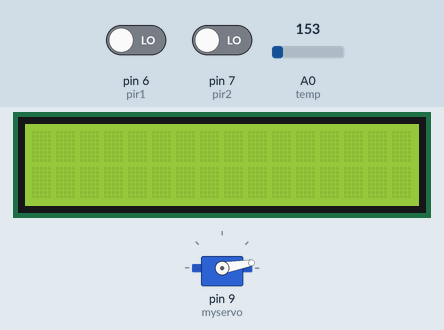
Recording of a sketch running on a simulated Arduino Uno, built with avr-gcc and run on an emulated ATmega328P. Parts: servo, 16×2 character LCD. The inputs (shaded band) are chosen by the test bench; at power-on: pin 6 (pir1) LOW, pin 7 (pir2) LOW, A0 (temp) = 153. What the sketch prints to the serial monitor is not drawn.

Above: at 1.2 s.
1.3 s: pin 6 (pir1) driven HIGH
At 3.19 s:
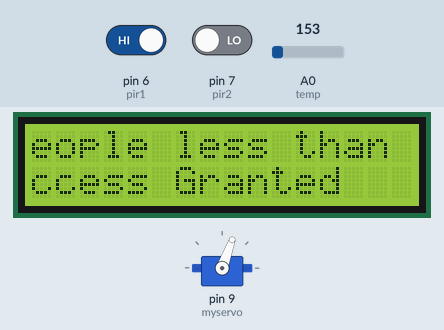
5.3 s: pin 7 (pir2) driven HIGH
At 10.0 s:
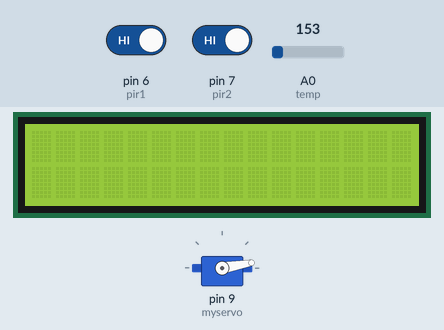
10.3 s: pin 6 (pir1) driven LOW
At 11.6 s:
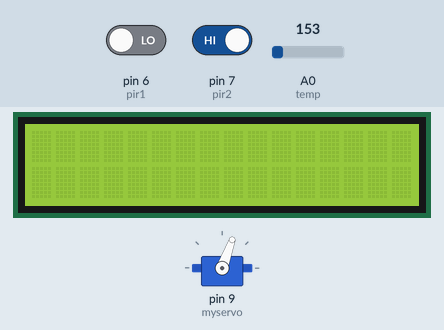
14.2 s: pin 6 (pir1) driven HIGH
At 14.6 s:
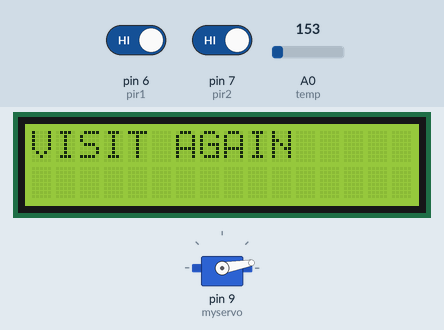
18.1 s: pin 7 (pir2) driven LOW
At 20.18 s:
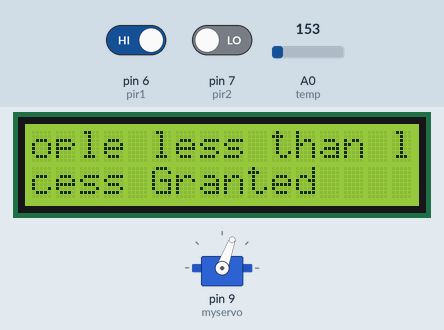
Timing chart, 0 to 21.7 s (numbered marks = the images above; inputs shaded):
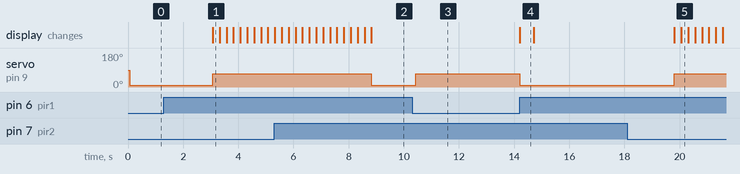

The sketch:

tinkercad_final.ino
```cpp
// C++ code
//
#include <Servo.h>
#include <LiquidCrystal.h>
Servo myservo;
//int led=6;
int pir1=6;
int pir2=7;
int count=0;
int temp = A0;
int val1=0;
int val2=0;
double temc;
LiquidCrystal lcd(12, 11, 5, 4, 3, 2);
void setup()
{
 pinMode(pir1,INPUT);
  pinMode(pir2,INPUT);
  //pinMode(led,OUTPUT);
  myservo.attach(9);
  Serial.begin(9600);
  lcd.begin(16, 2);
}

void loop()
{

  val1 = digitalRead(pir1);
  if((val1==HIGH)&&(val2==LOW))

  {

    Serial.println("value of PIR 1--------" + String(val1));
    Serial.println("Count-----" + String(count));
    if (count < 3) {
     temc=calctemp();
      if(checktemp(temc)){
        myservo.write(70);
        lcd.println("People less than limit.Body temp ok");
        lcd.setCursor(0,1);

        lcd.println("Access Granted");
        for (int positionCounter = 0; positionCounter < 23; positionCounter++) {
    // scroll one position left:
    lcd.scrollDisplayLeft();
    // wait a bit:
    delay(250);
  }

        Serial.println("Access granted people less than 10");
        //digitalWrite(led, HIGH);

        start:
        val2 = digitalRead(pir2);
        if (val2 == HIGH) {
          Serial.println("Value of PIR 2-----" + String(val2));
          //digitalWrite(led, LOW);
          myservo.write(10);
                  count++;
          //lcd.setCursor(0,1);
          lcd.clear();
        //lcd.println("ACCESS GRANTED!!");
          delay(500);
          lcd.clear();

          Serial.println("Count-----" + String(count));
                delay(100);
            }
      else {
      goto start;
        }
      }
      else{
      Serial.println("Access denied get checked");
      lcd.println("BODY TEMP ABOVE NORMAL!!");
        for (int positionCounter = 0; positionCounter < 23; positionCounter++) {
    // scroll one position left:
    lcd.scrollDisplayLeft();
    // wait a bit:
    delay(250);
  }
      //delay(1000);
          lcd.clear();
      lcd.println("ACCESS DENIED");
      delay(1000);
          lcd.clear();
      myservo.write(10);
      }

    }

          else{
            temc=calctemp();
            if(checktemp(temc)){
        Serial.println("Access Denied people more than 10");
            lcd.print("MAX LIMIT REACHED");
            for (int positionCounter = 0; positionCounter < 20; positionCounter++) {
    // scroll one position left:
    lcd.scrollDisplayLeft();
    // wait a bit:
    delay(250);
  }
            //delay(1500);
          lcd.clear();
            }
            else{
            Serial.println("Access denied get checked");
      lcd.println("BODY TEMP ABOVE NORMAL!!");
        for (int positionCounter = 0; positionCounter < 23; positionCounter++) {
    // scroll one position left:
    lcd.scrollDisplayLeft();
    // wait a bit:
    delay(250);
  }
              lcd.clear();

            }

     }


  }


    val2 = digitalRead(pir2);
    if((val1==LOW)&&(val2==HIGH)){
    Serial.println("value of PIR 2--------" + String(val1));
    Serial.println("Count-----" + String(count));
    //digitalWrite(led, HIGH);
      myservo.write(70);
      start2:
      val1 = digitalRead(pir1);
      if (val1 == HIGH) {
        Serial.println("Value of PIR 1-----" + String(val1));
        //digitalWrite(led, LOW);
        myservo.write(10);
                count--;
        lcd.println("VISIT AGAIN");
        delay(500);
         lcd.clear();
        Serial.println("Count-----" + String(count));
              delay(100);
      }
          else {
    goto start2;
      }
      delay(2000);
    }

    if((val1==LOW)&&(val2==LOW)){
    //digitalWrite(led,LOW);
    myservo.write(10);
    delay(2000);

  }

  delay(1000);
}

double calctemp()
{
  double analogReading=analogRead(temp);
   // converting that reading to voltage
  double temv= analogReading *0.0049;   //  5v/1024
   //converting from 10 mv per degree with 500 mV offset
   //to degrees ((voltage -
  double temc= (temv - 0.5) *100.0;
  Serial.println(" degree C " + String(temc));
  return temc;
}


bool checktemp(double temc){
 if (temc <= 37) return true;

 else return false;


}
```

Measured:
- after the input at 1.3 s, servo on pin 9 (myservo): 10° → 70° after 1.8 s; the display: changes after 1.8 s (image 1)
- after the input at 5.3 s, servo on pin 9 (myservo): 70° → 10° after 3.5 s; the display: first differs from a run without the input after 3.5 s (image 2)
- after the input at 10.3 s, servo on pin 9 (myservo): 10° → 70° after 0.13 s
- after the input at 14.2 s, servo on pin 9 (myservo): 70° → 10° at once; the display: changes at once (image 4)
- after the input at 18.1 s, servo on pin 9 (myservo): 10° → 70° after 1.7 s; the display: first changes after 1.7 s (image 5 shows a later state)
- what the display in image 4 shows lasts 0.5 s, from 14.2 s to 14.7 s
